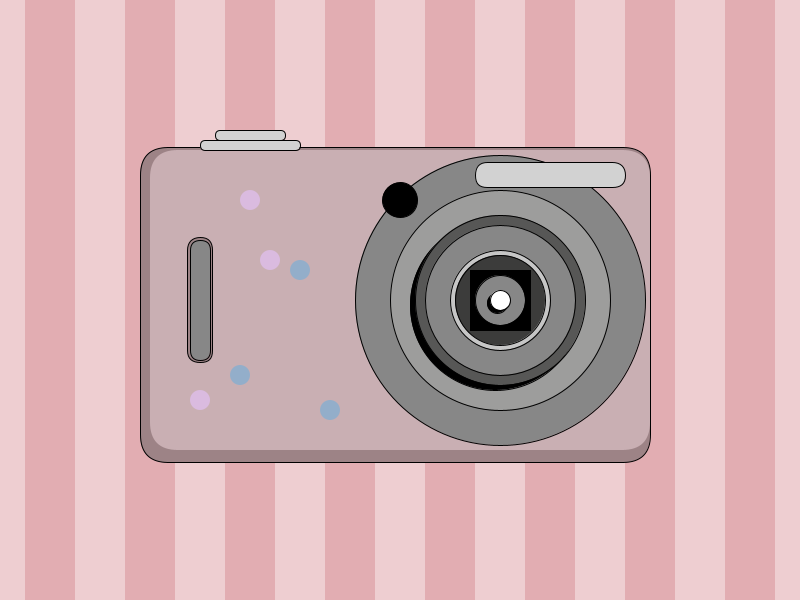
Frame 1 (no input)
Frame 60 (the mouse pressed at the canvas centre just before this capture): identical to frame 1, image omitted
Frame 120 (the mouse held since frame 60 and released just before this capture): identical to frame 1, image omitted

The Processing sketch that drew this single still picture (run headless with seeded random() and noise(); from frame 60 on, the mouse is pressed at the canvas centre):

// Processing sketch: ejercicio_dibujo
// ── ejercicio_dibujo.pde
void setup() {
  size (800, 600);
}
void draw() {

  //fondo
  background (#eeced1);
  rectMode(CENTER);

  noStroke();
  fill(#e2adb2);
  rect(50, 300, 50, 600);
  rect(150, 300, 50, 600);
  rect(250, 300, 50, 600);
  rect(350, 300, 50, 600);
  rect(450, 300, 50, 600);
  rect(550, 300, 50, 600);
  rect(650, 300, 50, 600);
  rect(750, 300, 50, 600);


  //base cámara
  rectMode(CENTER);

  fill(#9d8386);
  stroke(0);
  rect(395, 305, 510, 315, 28);

  fill(#c9afb3);
  noStroke();
  rect(400, 300, 500, 300, 28);

  //lente

  stroke(0);

  fill(#878787);
  circle(500, 300, 290);

  fill(#9d9d9c);
  circle(500, 300, 220);

  fill(0);
  circle(495, 305, 170);

  fill(#575756);
  circle(500, 300, 170);

  fill(#878787);
  circle( 500, 300, 150);

  fill(#c6c6c6);
  circle( 500, 300, 100);

  fill(#3c3c3b);
  circle( 500, 300, 90);

  rectMode(CENTER);
  fill(0);
  square(500, 300, 60);

  fill(#878787);
  circle(500, 300, 50);

  fill(0);
  circle(497, 303, 20);

  fill(255);
  circle(500, 300, 20);

  //cosito del flash
  rectMode(CENTER);

  fill(210);
  stroke(0);
  rect(550, 175, 150, 25, 100);

  // boton

  rectMode(CENTER);
  rect(250, 145, 100, 10, 100);
  rect(250, 135, 70, 10, 100);

  //barra lateral

  rectMode(CENTER);
  fill(#9d8386);
  rect(200, 300, 25, 125, 100);

  rectMode(CENTER);
  fill(#878787);
  rect(200, 300, 20, 120, 100);



  //circulito de arriba

  fill(0);
  circle(400, 200, 35);

  //brillitos

  noStroke();

  fill(#dabbe0);
  circle(250, 200, 20);
  circle(270, 260, 20);
  circle(200, 400, 20);

  fill(#93aeca);
  circle(300, 270, 20);
  circle(330, 410, 20);
  circle(240, 375, 20);



  //guías de pixel vertical

  //stroke(170);
  //line(50, 0, 50, 800);
  //line(100, 0, 100, 800);
  //line(150, 0, 150, 800);
  //line(200, 0, 200, 800);
  //line(250, 0, 250, 800);
  //line(300, 0, 300, 800);
  //line(350, 0, 350, 800);
  //line(400, 0, 400, 800);
  //line(450, 0, 450, 800);
  //line(500, 0, 500, 800);
  //line(550, 0, 550, 800);
  //line(600, 0, 600, 800);
  //line(650, 0, 650, 800);
  //line(700, 0, 700, 800);
  //line(750, 0, 750, 800);
  //line(800, 0, 800, 800);

  //guias de pixel horizontal

  //line(0, 50, 800, 50);
  //line(0, 100, 800, 100);
  //line(0, 150, 800, 150);
  //line(0, 200, 800, 200);
  //line(0, 250, 800, 250);
  //line(0, 300, 800, 300);
  //line(0, 350, 800, 350);
  //line(0, 400, 800, 400);
  //line(0, 450, 800, 450);
  //line(0, 500, 800, 500);
  //line(0, 550, 800, 550);
  //line(0, 600, 800, 600);
  //line(0, 650, 800, 650);
  //line(0, 700, 800, 700);
  //line(0, 750, 800, 750);
  //line(0, 800, 800, 800);
}
